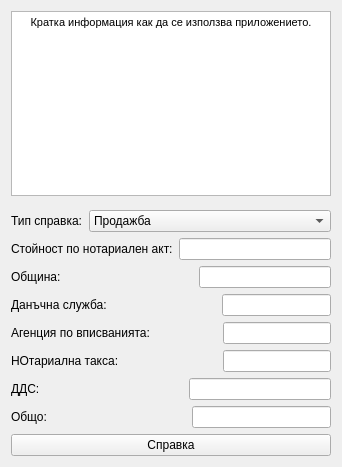
<?xml version="1.0" encoding="UTF-8"?>
<ui version="4.0">
 <class>Apollo</class>
 <widget class="QMainWindow" name="Apollo">
  <property name="geometry">
   <rect>
    <x>0</x>
    <y>0</y>
    <width>268</width>
    <height>467</height>
   </rect>
  </property>
  <property name="windowTitle">
   <string>Apollo</string>
  </property>
  <widget class="QWidget" name="centralWidget">
   <layout class="QVBoxLayout" name="verticalLayout_2">
    <item>
     <widget class="QTextBrowser" name="info_text_box">
      <property name="html">
       <string>&lt;!DOCTYPE HTML PUBLIC &quot;-//W3C//DTD HTML 4.0//EN&quot; &quot;http://www.w3.org/TR/REC-html40/strict.dtd&quot;&gt;
&lt;html&gt;&lt;head&gt;&lt;meta name=&quot;qrichtext&quot; content=&quot;1&quot; /&gt;&lt;style type=&quot;text/css&quot;&gt;
p, li { white-space: pre-wrap; }
&lt;/style&gt;&lt;/head&gt;&lt;body style=&quot; font-family:'MS Shell Dlg 2'; font-size:8.25pt; font-weight:400; font-style:normal;&quot;&gt;
&lt;p align=&quot;center&quot; style=&quot; margin-top:0px; margin-bottom:0px; margin-left:0px; margin-right:0px; -qt-block-indent:0; text-indent:0px;&quot;&gt;&lt;span style=&quot; font-size:8pt;&quot;&gt;Кратка информация как да се използва приложението.&lt;/span&gt;&lt;/p&gt;&lt;/body&gt;&lt;/html&gt;</string>
      </property>
     </widget>
    </item>
    <item>
     <spacer name="verticalSpacer_2">
      <property name="orientation">
       <enum>Qt::Vertical</enum>
      </property>
      <property name="sizeHint" stdset="0">
       <size>
        <width>20</width>
        <height>14</height>
       </size>
      </property>
     </spacer>
    </item>
    <item>
     <layout class="QHBoxLayout" name="horizontalLayout">
      <item>
       <widget class="QLabel" name="type_label">
        <property name="text">
         <string>Тип справка:</string>
        </property>
       </widget>
      </item>
      <item>
       <spacer name="horizontalSpacer">
        <property name="orientation">
         <enum>Qt::Horizontal</enum>
        </property>
        <property name="sizeHint" stdset="0">
         <size>
          <width>18</width>
          <height>20</height>
         </size>
        </property>
       </spacer>
      </item>
      <item>
       <widget class="QComboBox" name="check_type">
        <item>
         <property name="text">
          <string>Продажба</string>
         </property>
        </item>
        <item>
         <property name="text">
          <string>Заличаване на ипотека</string>
         </property>
        </item>
        <item>
         <property name="text">
          <string>Законна ипотека</string>
         </property>
        </item>
        <item>
         <property name="text">
          <string>Договорна ипотека</string>
         </property>
        </item>
        <item>
         <property name="text">
          <string>Дарения роднини - съребрена линия</string>
         </property>
        </item>
        <item>
         <property name="text">
          <string>Дарения роднини - правна линия</string>
         </property>
        </item>
        <item>
         <property name="text">
          <string>Дарения несвързани лица</string>
         </property>
        </item>
        <item>
         <property name="text">
          <string>МПС</string>
         </property>
        </item>
       </widget>
      </item>
     </layout>
    </item>
    <item>
     <layout class="QHBoxLayout" name="horizontalLayout_4">
      <item>
       <widget class="QLabel" name="label">
        <property name="text">
         <string>Стойност по нотариален акт:</string>
        </property>
       </widget>
      </item>
      <item>
       <widget class="QLineEdit" name="lineEdit"/>
      </item>
     </layout>
    </item>
    <item>
     <layout class="QVBoxLayout" name="verticalLayout">
      <item>
       <layout class="QHBoxLayout" name="horizontalLayout_2">
        <item>
         <widget class="QLabel" name="region_label">
          <property name="text">
           <string>Община:</string>
          </property>
         </widget>
        </item>
        <item>
         <spacer name="horizontalSpacer_2">
          <property name="orientation">
           <enum>Qt::Horizontal</enum>
          </property>
          <property name="sizeHint" stdset="0">
           <size>
            <width>40</width>
            <height>20</height>
           </size>
          </property>
         </spacer>
        </item>
        <item>
         <widget class="QLineEdit" name="region_name"/>
        </item>
       </layout>
      </item>
      <item>
       <layout class="QHBoxLayout" name="horizontalLayout_5">
        <item>
         <widget class="QLabel" name="label_2">
          <property name="text">
           <string>Данъчна служба:</string>
          </property>
         </widget>
        </item>
        <item>
         <spacer name="horizontalSpacer_4">
          <property name="orientation">
           <enum>Qt::Horizontal</enum>
          </property>
          <property name="sizeHint" stdset="0">
           <size>
            <width>40</width>
            <height>20</height>
           </size>
          </property>
         </spacer>
        </item>
        <item>
         <widget class="QLineEdit" name="lineEdit_2"/>
        </item>
       </layout>
      </item>
      <item>
       <layout class="QHBoxLayout" name="horizontalLayout_6">
        <item>
         <widget class="QLabel" name="label_3">
          <property name="text">
           <string>Агенция по вписванията: </string>
          </property>
         </widget>
        </item>
        <item>
         <spacer name="horizontalSpacer_5">
          <property name="orientation">
           <enum>Qt::Horizontal</enum>
          </property>
          <property name="sizeHint" stdset="0">
           <size>
            <width>40</width>
            <height>20</height>
           </size>
          </property>
         </spacer>
        </item>
        <item>
         <widget class="QLineEdit" name="lineEdit_3"/>
        </item>
       </layout>
      </item>
      <item>
       <layout class="QHBoxLayout" name="horizontalLayout_7">
        <item>
         <widget class="QLabel" name="label_4">
          <property name="text">
           <string>НОтариална такса: </string>
          </property>
         </widget>
        </item>
        <item>
         <spacer name="horizontalSpacer_6">
          <property name="orientation">
           <enum>Qt::Horizontal</enum>
          </property>
          <property name="sizeHint" stdset="0">
           <size>
            <width>40</width>
            <height>20</height>
           </size>
          </property>
         </spacer>
        </item>
        <item>
         <widget class="QLineEdit" name="lineEdit_4"/>
        </item>
       </layout>
      </item>
      <item>
       <layout class="QHBoxLayout" name="horizontalLayout_8">
        <item>
         <widget class="QLabel" name="label_5">
          <property name="text">
           <string>ДДС:</string>
          </property>
         </widget>
        </item>
        <item>
         <spacer name="horizontalSpacer_7">
          <property name="orientation">
           <enum>Qt::Horizontal</enum>
          </property>
          <property name="sizeHint" stdset="0">
           <size>
            <width>40</width>
            <height>20</height>
           </size>
          </property>
         </spacer>
        </item>
        <item>
         <widget class="QLineEdit" name="lineEdit_5"/>
        </item>
       </layout>
      </item>
      <item>
       <layout class="QHBoxLayout" name="horizontalLayout_9">
        <item>
         <widget class="QLabel" name="label_6">
          <property name="text">
           <string>Общо:</string>
          </property>
         </widget>
        </item>
        <item>
         <spacer name="horizontalSpacer_8">
          <property name="orientation">
           <enum>Qt::Horizontal</enum>
          </property>
          <property name="sizeHint" stdset="0">
           <size>
            <width>40</width>
            <height>20</height>
           </size>
          </property>
         </spacer>
        </item>
        <item>
         <widget class="QLineEdit" name="lineEdit_6"/>
        </item>
       </layout>
      </item>
     </layout>
    </item>
    <item>
     <widget class="QPushButton" name="check_button">
      <property name="text">
       <string>Справка</string>
      </property>
     </widget>
    </item>
   </layout>
  </widget>
 </widget>
 <layoutdefault spacing="6" margin="11"/>
 <resources/>
 <connections>
  <connection>
   <sender>check_button</sender>
   <signal>clicked()</signal>
   <receiver>Apollo</receiver>
   <slot>OutputCheckButtonClicked()</slot>
   <hints>
    <hint type="sourcelabel">
     <x>165</x>
     <y>299</y>
    </hint>
    <hint type="destinationlabel">
     <x>89</x>
     <y>249</y>
    </hint>
   </hints>
  </connection>
 </connections>
 <slots>
  <slot>OutputCheckButtonClicked()</slot>
 </slots>
</ui>
